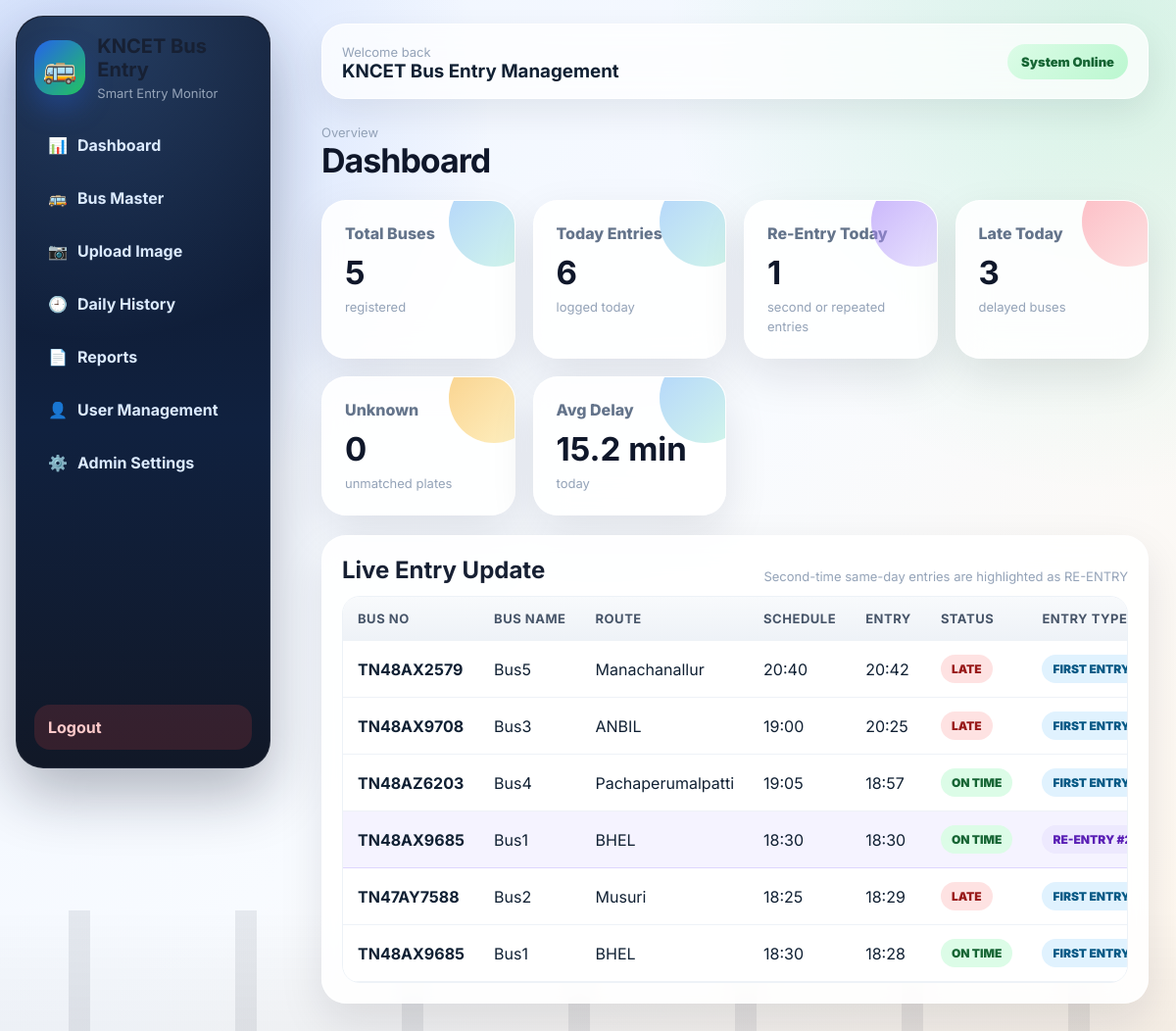
The page /dashboard (signed in) on the database its author committed.
### tables this page shows
CREATE TABLE entry_logs (
        id INTEGER PRIMARY KEY AUTOINCREMENT,
        bus_id INTEGER,
        bus_number TEXT NOT NULL,
        bus_name TEXT,
        driver_name TEXT,
        route_name TEXT,
        scheduled_entry_time TEXT,
        actual_entry_time TEXT,
        actual_exit_time TEXT,
        entry_status TEXT,
        late_minutes INTEGER DEFAULT 0,
        bus_status TEXT DEFAULT 'INSIDE',
        image_path TEXT,
        log_date TEXT NOT NULL,
        created_at TEXT NOT NULL, entry_type TEXT DEFAULT 'FIRST ENTRY', duplicate_count INTEGER DEFAULT 1,
        FOREIGN KEY(bus_id) REFERENCES buses(id)
    );

### app.py (the view)
@app.route("/dashboard")
@login_required
def dashboard():
    today = datetime.now().strftime("%Y-%m-%d")
    stats = {
        "total_buses": one("SELECT COUNT(*) c FROM buses")["c"],
        "today_entries": one("SELECT COUNT(*) c FROM entry_logs WHERE log_date=?", (today,))["c"],
        "late_today": one("SELECT COUNT(*) c FROM entry_logs WHERE log_date=? AND entry_status='LATE'", (today,))["c"],
        "unknown_today": one("SELECT COUNT(*) c FROM unknown_buses WHERE log_date=?", (today,))["c"],
        "avg_delay": one("SELECT COALESCE(ROUND(AVG(late_minutes),1),0) c FROM entry_logs WHERE log_date=?", (today,))["c"],
        "reentry_today": one("SELECT COUNT(*) c FROM entry_logs WHERE log_date=? AND COALESCE(duplicate_count,1) > 1", (today,))["c"]
    }
    latest = rows("SELECT * FROM entry_logs ORDER BY id DESC LIMIT 12")
    return render_template("dashboard.html", stats=stats, latest=latest)

### app.py (called while the page is built)
def login_required(fn):
    @wraps(fn)
    def wrapper(*args, **kwargs):
        if "admin_id" not in session:
            return redirect(url_for("login"))
        return fn(*args, **kwargs)
    return wrapper

def rows(query, params=()):
    conn = get_db(); cur = conn.cursor(); cur.execute(query, params)
    data = [dict(r) for r in cur.fetchall()]
    conn.close(); return data

def one(query, params=()):
    conn = get_db(); cur = conn.cursor(); cur.execute(query, params)
    r = cur.fetchone(); conn.close(); return dict(r) if r else None

### database.py (called while the page is built)
def get_db():
    conn = sqlite3.connect(DB_NAME)
    conn.row_factory = sqlite3.Row
    return conn

### templates/dashboard.html (shortened to what this page needs)
{% extends 'base.html' %}{% block content %}
<section class="page-head">
  <div><p class="eyebrow">Overview</p><h1>Dashboard</h1></div>
</section>
<div class="cards">
  <div class="card stat"><span>Total Buses</span><b>{{stats.total_buses}}</b><em>registered</em></div>
  <div class="card stat"><span>Today Entries</span><b>{{stats.today_entries}}</b><em>logged today</em></div>
  <div class="card stat reentry-soft"><span>Re-Entry Today</span><b>{{stats.reentry_today}}</b><em>second or repeated entries</em></div>
  <div class="card stat danger-soft"><span>Late Today</span><b>{{stats.late_today}}</b><em>delayed buses</em></div>
  <div class="card stat warn-soft"><span>Unknown</span><b>{{stats.unknown_today}}</b><em>unmatched plates</em></div>
  <div class="card stat"><span>Avg Delay</span><b>{{stats.avg_delay}} min</b><em>today</em></div>
</div>
<div class="panel">
  <div class="section-title"><h2>Live Entry Update</h2><p>Second-time same-day entries are highlighted as RE-ENTRY</p></div>
  <div class="table-wrap">
    <table>
      <tr><th>Bus No</th><th>Bus Name</th><th>Route</th><th>Schedule</th><th>Entry</th><th>Status</th><th>Entry Type</th><th>Late</th></tr>
      {% for e in latest %}
      <tr class="{% if e.duplicate_count and e.duplicate_count > 1 %}reentry-row{% endif %}">
        <td><b>{{e.bus_number}}</b></td>
        <td>{{e.bus_name or "-"}}</td>
        <td>{{e.route_name}}</td>
        <td>{{e.scheduled_entry_time}}</td>
        <td>{{e.actual_entry_time}}</td>
        <td><span class="badge {{e.entry_status|replace(' ','') }}">{{e.entry_status}}</span></td>
        <td>
          {% if e.duplicate_count and e.duplicate_count > 1 %}
            <span class="badge REENTRY">RE-ENTRY #{{e.duplicate_count}}</span>
          {% else %}
            <span class="badge FIRSTENTRY">FIRST ENTRY</span>
          {% endif %}
        </td>
      </tr>
      {% endfor %}
    </table>
  </div>
</div>
{% endblock %}

### templates/base.html (shortened to what this page needs)
<!DOCTYPE html>
<html lang="en">
<head>
  <link rel="stylesheet" href="{{ url_for('static', filename='css/style.css') }}">
</head>
<body>
{% if session.get('admin_id') %}
<aside class="sidebar">
  <div class="brand">
    <div class="brand-logo">🚌</div>
    <div><h2>KNCET Bus Entry</h2><p>Smart Entry Monitor</p></div>
  </div>
  <nav>
    <a href="/dashboard">📊 <span>Dashboard</span></a>
    <a href="/buses">🚌 <span>Bus Master</span></a>
    <a href="/detect">📷 <span>Upload Image</span></a>
    <a href="/history">🕘 <span>Daily History</span></a>
    <a href="/reports">📄 <span>Reports</span></a>
    <a href="/users">👤 <span>User Management</span></a>
    <a href="/settings">⚙️ <span>Admin Settings</span></a>
  </nav>
  <a class="logout" href="/logout">Logout</a>
</aside>
{% endif %}
<main class="main {% if not session.get('admin_id') %}full{% endif %}">
  {% if session.get('admin_id') %}
  <div class="topbar">
    <div>
      <p class="eyebrow">Welcome back</p>
      <h3>KNCET Bus Entry Management</h3>
    </div>
    <div class="status-pill">System Online</div>
  </div>
  {% endif %}
  {% block content %}{% endblock %}
</main>
</body>
</html>

### rows shown on the page
entry_logs: bus_number "TN48AX2579", bus_name "Bus5", route_name "Manachanallur", scheduled_entry_time "20:40", actual_entry_time "20:42", entry_status "LATE", duplicate_count "FIRST…"
entry_logs: bus_number "TN48AX9708", bus_name "Bus3", route_name "ANBIL", scheduled_entry_time "19:00", actual_entry_time "20:25", entry_status "LATE", duplicate_count "FIRST…"
entry_logs: bus_number "TN48AZ6203", bus_name "Bus4", route_name "Pachaperumalpatti", scheduled_entry_time "19:05", actual_entry_time "18:57", entry_status "ON TIME", duplicate_count "FIRST…"
entry_logs: bus_number "TN48AX9685", bus_name "Bus1", route_name "BHEL", scheduled_entry_time "18:30", actual_entry_time "18:30", entry_status "ON TIME"
entry_logs: bus_number "TN47AY7588", bus_name "Bus2", route_name "Musuri", scheduled_entry_time "18:25", actual_entry_time "18:29", entry_status "LATE", duplicate_count "FIRST…"
entry_logs: bus_number "TN48AX9685", bus_name "Bus1", route_name "BHEL", scheduled_entry_time "18:30", actual_entry_time "18:28", entry_status "ON TIME", duplicate_count "FIRST…"

### other values the page prints
{{ stats.total_buses }} "5"
{{ stats.today_entries }} "6"
{{ stats.reentry_today }} "1"
{{ stats.late_today }} "3"
{{ stats.unknown_today }} "0"
{{ stats.avg_delay }} "15.2"
